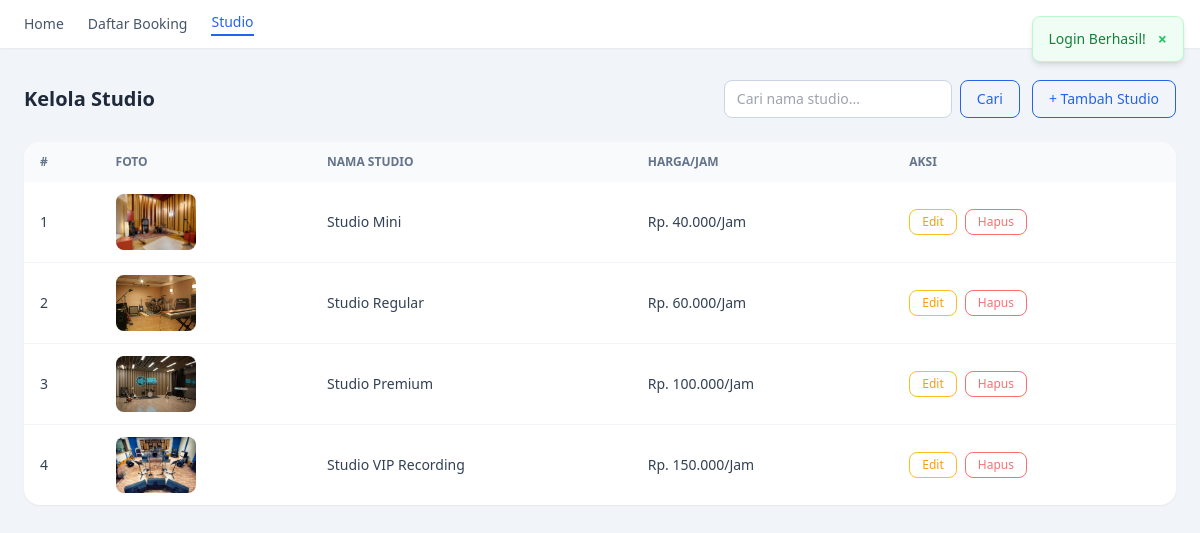
Page /studio.php (signed in) on the committed database.
### tables this page shows
CREATE TABLE `studio` (
  `id` int(11) NOT NULL,
  `tipe_studio` varchar(100) NOT NULL,
  `harga` int(11) NOT NULL,
  `foto` varchar(255) DEFAULT NULL
);

### functions.php (called while the page is built, shortened)
<?php
$conn = mysqli_connect("localhost", "root", "", "sewa_studio");
function query($query) {
    global $conn;
    $result = mysqli_query($conn, $query);
    $rows = [];
    while( $row = mysqli_fetch_assoc($result) ) {
        $rows[] = $row;
    }
    return $rows;
}
?>

### studio.php (the view, shortened to what this page needs)
<?php
require 'functions.php';
$search = isset($_GET['search']) ? trim($_GET['search']) : '';
$per_page = 10;
$page = isset($_GET['page']) ? (int)$_GET['page'] : 1;
$offset = ($page - 1) * $per_page;
$where = '';
$daftar_studio = query("SELECT * FROM studio $where ORDER BY harga ASC LIMIT $per_page OFFSET $offset");
?>
<!DOCTYPE html>
<html lang="en">
<head>
    <script src="https://cdn.tailwindcss.com"></script>
</head>
<body class="bg-slate-100 min-h-screen">
    <?php include 'templates/navheader.php'; ?>
    <?php include 'templates/toast.php'; ?>
    <div class="max-w-7xl mx-auto px-6 py-8">
        <div class="flex items-center justify-between mb-6 gap-4 flex-wrap">
            <h2 class="text-xl font-bold text-slate-800">Kelola Studio</h2>
            <div class="flex items-center gap-3 flex-wrap">
                <form action="" method="get" class="flex items-center gap-2">
                    <input type="text" name="search" id="search-input" placeholder="Cari nama studio..."
                           value="<?= htmlspecialchars($search); ?>"
                           class="border border-slate-300 rounded-lg px-3 py-2 text-sm focus:outline-none focus:ring-2 focus:ring-blue-500">
                    <button type="submit"
                            class="border border-blue-600 text-blue-600 hover:bg-blue-600 hover:text-white text-sm font-medium px-4 py-2 rounded-lg transition">
                        Cari
                    </button>
                </form>
                <a href="tambahstudio.php"
                   class="border border-blue-600 text-blue-600 hover:bg-blue-600 hover:text-white text-sm font-medium px-4 py-2 rounded-lg transition">
                    + Tambah Studio
                </a>
            </div>
        </div>
        <div class="bg-white rounded-2xl shadow-sm overflow-hidden">
            <div class="overflow-x-auto">
                <table class="w-full text-sm text-slate-700">
                    <thead class="bg-slate-50 text-slate-500 uppercase text-xs">
                        <tr>
                            <th class="px-4 py-3 text-left">#</th>
                            <th class="px-4 py-3 text-left">Foto</th>
                            <th class="px-4 py-3 text-left">Nama Studio</th>
                            <th class="px-4 py-3 text-left">Harga/Jam</th>
                            <th class="px-4 py-3 text-left">Aksi</th>
                        </tr>
                    </thead>
                    <tbody class="divide-y divide-slate-100">
                        <?php $no = 1 + $offset; ?>
                        <?php foreach($daftar_studio as $studio) : ?>
                        <tr class="border-b border-slate-100 hover:bg-slate-50 transition">
                            <td class="px-4 py-3"><?= $no ?></td>
                            <td class="px-4 py-3">
                                <img src="img/studio/<?= $studio['foto']; ?>"
                                     alt="<?= $studio['tipe_studio']; ?>"
                                     class="w-20 h-14 object-cover rounded-lg">
                            </td>
                            <td class="px-4 py-3 font-medium"><?= $studio["tipe_studio"]; ?></td>
                            <td class="px-4 py-3">Rp. <?= number_format($studio["harga"], 0, ',', '.'); ?>/Jam</td>
                            <td class="px-4 py-3">
                                <div class="flex items-center gap-2">
                                    <form action="editstudio.php" method="post">
                                        <button type="submit" class="text-xs border border-amber-400 text-amber-500 hover:bg-amber-400 hover:text-white px-3 py-1 rounded-lg transition">
                                            Edit
                                        </button>
                                    </form>
                                <button type="button"
                                        onclick="bukaModal('<?= $studio['id'] ?>', '', 'hapusstudio.php', 'Hapus Studio', 'Yakin ingin menghapus studio ini? Data tidak bisa dikembalikan.', 'Hapus', 'border border-red-400 text-red-400 hover:bg-red-400 hover:text-white')"
                                        class="text-xs border border-red-400 text-red-400 hover:bg-red-400 hover:text-white px-3 py-1 rounded-lg transition">
                                    Hapus
                                </button>
                                </div>
                            </td>
                        </tr>
                        <?php $no++; ?>
                        <?php endforeach; ?>
                    </tbody>
                </table>
            </div>
        </div>
    </div>
</body>
</html>

### rows in the picture
studio: foto (picture), tipe_studio "Studio Mini", harga "40.000"
studio: foto (picture), tipe_studio "Studio Regular", harga "60.000"
studio: foto (picture), tipe_studio "Studio Premium", harga "100.000"
studio: foto (picture), tipe_studio "Studio VIP Recording", harga "150.000"

### other values in the picture
$_SESSION["success"] "Login Berhasil!"
